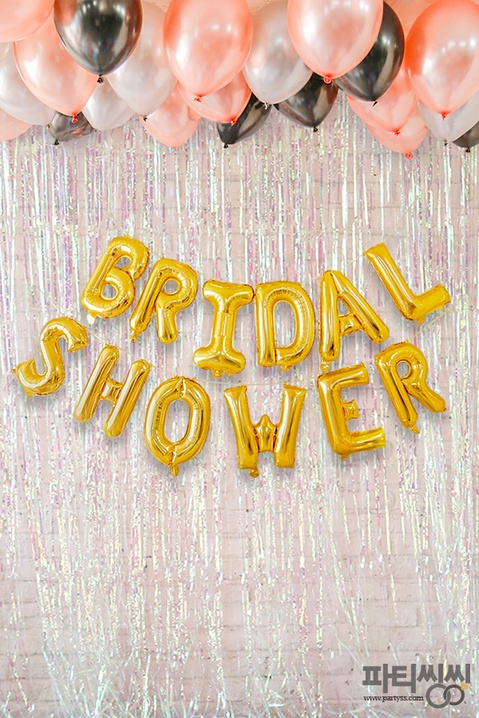
#> input picture Background/Happy1.jpg, 479 x 718 px, shrunk from 600 x 900 before the run, found by its file name
$ python 'roi move(FIN).py'
#> lines starting #> are read from the running program, lines starting #| are printed output that depends on the picture; after the words box and inside, x2 and y2 are one past the last pixel; in counts of white or black regions, pixels touching at a corner belong together; pictures that were not available may be replaced by others from this repository, and a replacement may not be noted
import cv2
import numpy as np


 # 이미지 지정
background = cv2.imread("C:/Users/user/PycharmProjects/OpenCV/Background/Happy1.jpg")
#> background is the input picture: shape (718, 479, 3); mean B, G, R 171.1, 193.4, 214.4
logo = cv2.imread("C:/Users/user/PycharmProjects/OpenCV/People/upper body5.jpg")
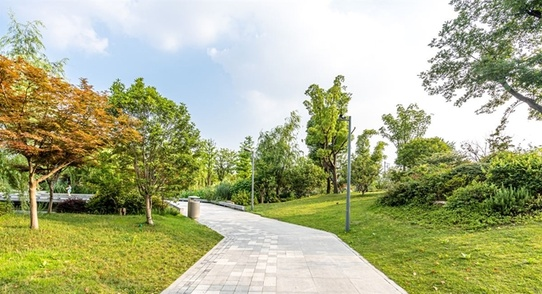
#> input picture Background/Happy2.jpg, 542 x 294 px, shrunk from 680 x 369 before the run, given in place of upper body5.jpg, which was not available
#> logo is the input picture: shape (294, 542, 3); mean B, G, R 137.1, 176.8, 172.1

gray_logo = cv2.cvtColor(logo, cv2.COLOR_BGR2GRAY)
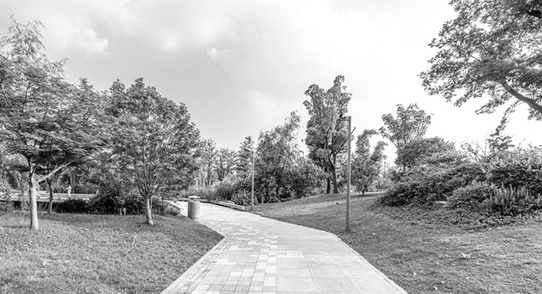
#> gray_logo: shape (294, 542); min 0, max 255, mean 170.9
_, mask_inv = cv2.threshold(gray_logo, 10, 255, cv2.THRESH_BINARY_INV)
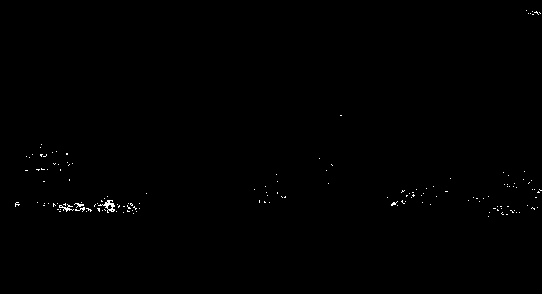
#> mask_inv: shape (294, 542); 0.3% white in thin lines or dots, all inside (x1, y1, x2, y2) = (15, 10, 542, 217)

cv2.imshow("mask_inv", mask_inv)
cv2.waitKey()

background_height, background_width, _ = background.shape # 900, 600, 3
#> background_height = 718; background_width = 479
logo_height, logo_width, _ = logo.shape # 360, 313, 3
#> logo_height = 294; logo_width = 542

x = background_height - logo_height
#> x = 424
'''900 - 360 = 540'''
y = (background_width - logo_width) // 2
#> y = -32
'''600 - 313 = 287'''

roi = background[x: x+logo_height, y: y+logo_width]
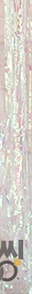
#> roi: shape (294, 32, 3); mean B, G, R 197.2, 203.9, 209.1
'''540 + 360, 287 + 313 // 세로, 가로'''
cv2.imshow("ROI", roi)
cv2.waitKey()

#> (the run stopped early here; a loop or call above may not have finished)
